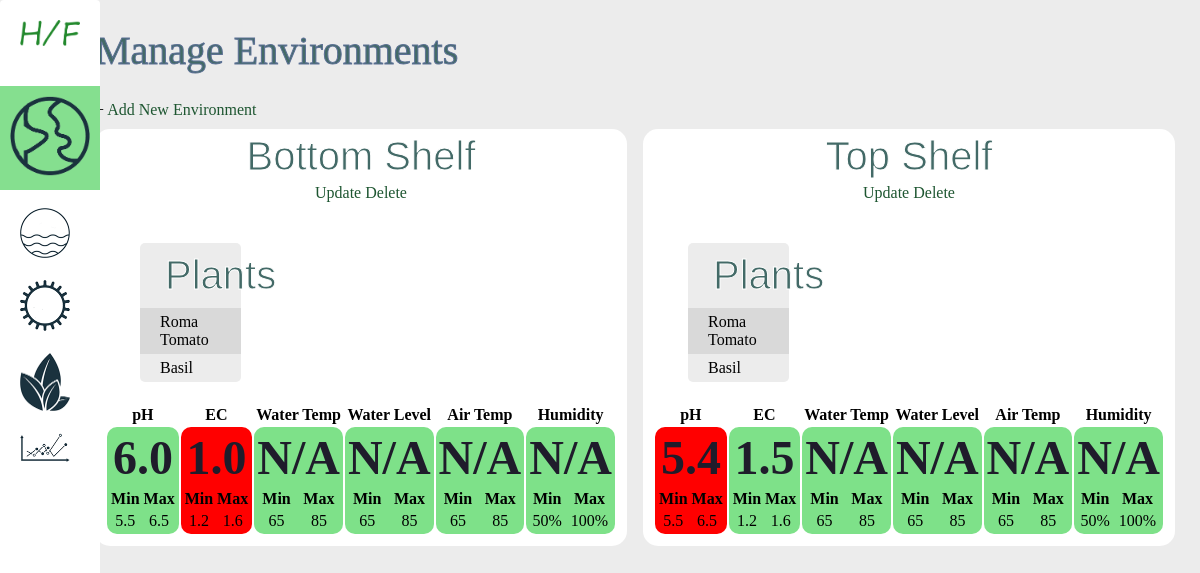
The page /enviro on the database as committed earlier.
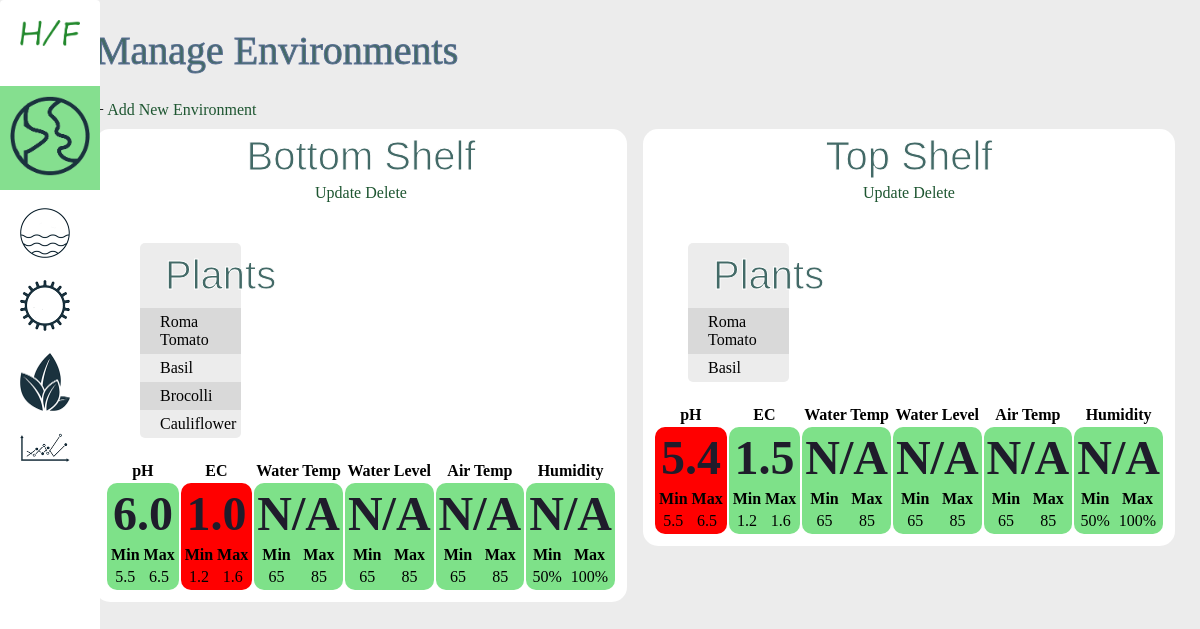
The same page on the database as committed later.
### models.py (models this page shows, shortened)
class Enviro(db.Model):
    id = db.Column(db.Integer, primary_key=True)
    name = db.Column(db.String(50), nullable=False)
    ph_sensor = db.Column(db.Integer, default=0)
    ec_sensor = db.Column(db.Integer, default=0)
    nutrient_solenoid = db.Column(db.Integer, default=0)
    ph_solenoid = db.Column(db.Integer, default=0)
    water_pump = db.Column(db.Integer, default=0)
    air_pump = db.Column(db.Integer, default=0)
    light_outlet = db.Column(db.Integer, default=0)
    active = db.Column(db.Integer, default=0)
    water_id = db.Column(db.Integer, db.ForeignKey('water.id'), nullable=False)
    light_id = db.Column(db.Integer, db.ForeignKey('light.id'), nullable=False)
    plants = db.relationship('Plant', secondary=plants, lazy='subquery',
        backref=db.backref('enviros', lazy=True))
    def current_ph(self):
        if self.ph_sensor == 0:
            return 'N/A'
        ph_level = current_ph(self.ph_sensor)
        return float(ph_level)
    def current_ec(self):
        if self.ec_sensor == 0:
            return 'N/A'
        ec_level = current_ec(self.ec_sensor)
        return float(ec_level)
    def alert_status(self, sensor):
        if sensor == "ph":
            if self.ph_sensor == 0:
                return
            if current_ph(self.ph_sensor) < self.water.min_ph or current_ph(self.ph_sensor) > self.water.max_ph:
                return "alert"
        if sensor == "ec":
            if self.ec_sensor == 0:
                return
            if current_ec(self.ec_sensor) < self.water.min_ec or current_ec(self.ec_sensor) > self.water.max_ec:
                return "alert"

class Plant(db.Model):
    id = db.Column(db.Integer, primary_key=True)
    name = db.Column(db.String(50), nullable=False)

class Water(db.Model):
    id = db.Column(db.Integer, primary_key=True)
    name = db.Column(db.String(50), nullable=False)
    min_ph = db.Column(db.Float, default=5.5)
    max_ph = db.Column(db.Float, default=6.5)
    min_ec = db.Column(db.Float, default=1.2)
    max_ec = db.Column(db.Float, default=1.6)
    enviros = db.relationship('Enviro', backref='water', lazy=True)

### views.py (the view)
@app.route('/enviro')
def list_environments():
    environments = Enviro.query.all()
    return render_template('index_enviro.html', enviros=environments)

### sensor_data.py (called while the page is built)
def current_ph(ph_sensor):
    if ph_sensor == 1:
        return 6.0
    elif ph_sensor == 2:
        return 5.4
    else:
        return 0

def current_ec(ec_sensor):
    if ec_sensor == 1:
        return 1.0
    elif ec_sensor == 2:
        return 1.5
    else:
        return 0

### templates/index_enviro.html (shortened to what the changed rows need)
{% extends 'layout.html' %}
{% block body %}
    <h1>Manage Environments</h1>
    <div class = "environments">
    {% for enviro in enviros %}
        <div class = "environment">
            <h2>{{ enviro.name }}</h2>
            <a href = "/update_enviro/{{enviro.id}}">Update</a>
            <a href = "/delete_enviro/{{enviro.id}}">Delete</a>
            <div class = "plant_list">
                <ul>
                    <li><h2>Plants</h2></li>
                    {% for plant in enviro.plants %}
                        <li>{{ plant.name }}</li>
                    {% endfor %}
                </ul>
            </div>
            <table class = "alerts_panel">
                <tr>
                    <th class = "alert_header {{ enviro.alert_status('ph') }}">pH</th>
                    <th class = "alert_header {{ enviro.alert_status('ec') }}">EC</th>
                    <th class = "alert_header">Water Temp</th>
                    <th class = "alert_header">Water Level</th>
                    <th class = "alert_header">Air Temp</th>
                    <th class = "alert_header">Humidity</th>
                </tr>
                <tr class = "alerts_panel">
                    <td class = "{{ enviro.alert_status('ph') }} ph">
                        <h3>{{ enviro.current_ph() }}</h3>
                        <table width = "100%">
                            <tr>
                                <th>Min</th>
                                <th>Max</th>
                            </tr>
                            <tr>
                                <td>{{ enviro.water.min_ph }}</td>
                                <td>{{ enviro.water.max_ph }}</td>
                            </tr>
                        </table>
                    </td>
                    <td class = "{{ enviro.alert_status('ec') }} ec">
                        <h3>{{ enviro.current_ec() }}</h3>
                        <table width = "100%">
                            <tr>
                                <th>Min</th>
                                <th>Max</th>
                            </tr>
                            <tr>
                                <td>{{ enviro.water.min_ec }}</td>
                                <td>{{ enviro.water.max_ec }}</td>
                            </tr>
                        </table>
                    </td>
                    <td class = "water_temp">
                        <h3>N/A</h3>
                        <table width = "100%">
                            <tr>
                                <th>Min</th>
                                <th>Max</th>
                            </tr>
                            <tr>
                                <td>65</td>
                                <td>85</td>
                            </tr>
                        </table>
                    </td>
                    <td class = "water_level">
                        <h3>N/A</h3>
                        <table width = "100%">
                            <tr>
                                <th>Min</th>
                                <th>Max</th>
                            </tr>
                            <tr>
                                <td>65</td>
                                <td>85</td>
                            </tr>
                        </table>
                    </td>
                    <td class = "temp">
                        <h3>N/A</h3>
                        <table width = "100%">
                            <tr>
                                <th>Min</th>
                                <th>Max</th>
                            </tr>
                            <tr>
                                <td>65</td>
                                <td>85</td>
                            </tr>
                        </table>
                    </td>
                    <td class = "humid">
                        <h3>N/A</h3>
                        <table width = "100%">
                            <tr>
                                <th>Min</th>
                                <th>Max</th>
                            </tr>
                            <tr>
                                <td>50%</td>
                                <td>100%</td>
                            </tr>
                        </table>
                    </td>
                </tr>
            </table>
        </div>
    {% endfor %}
</div>
{% endblock %}

Rows that differ between the two databases and show on the page:
added Plant: name "Brocolli", shown under Enviro "Bottom Shelf"
added Plant: name "Cauliflower", shown under Enviro "Bottom Shelf"
